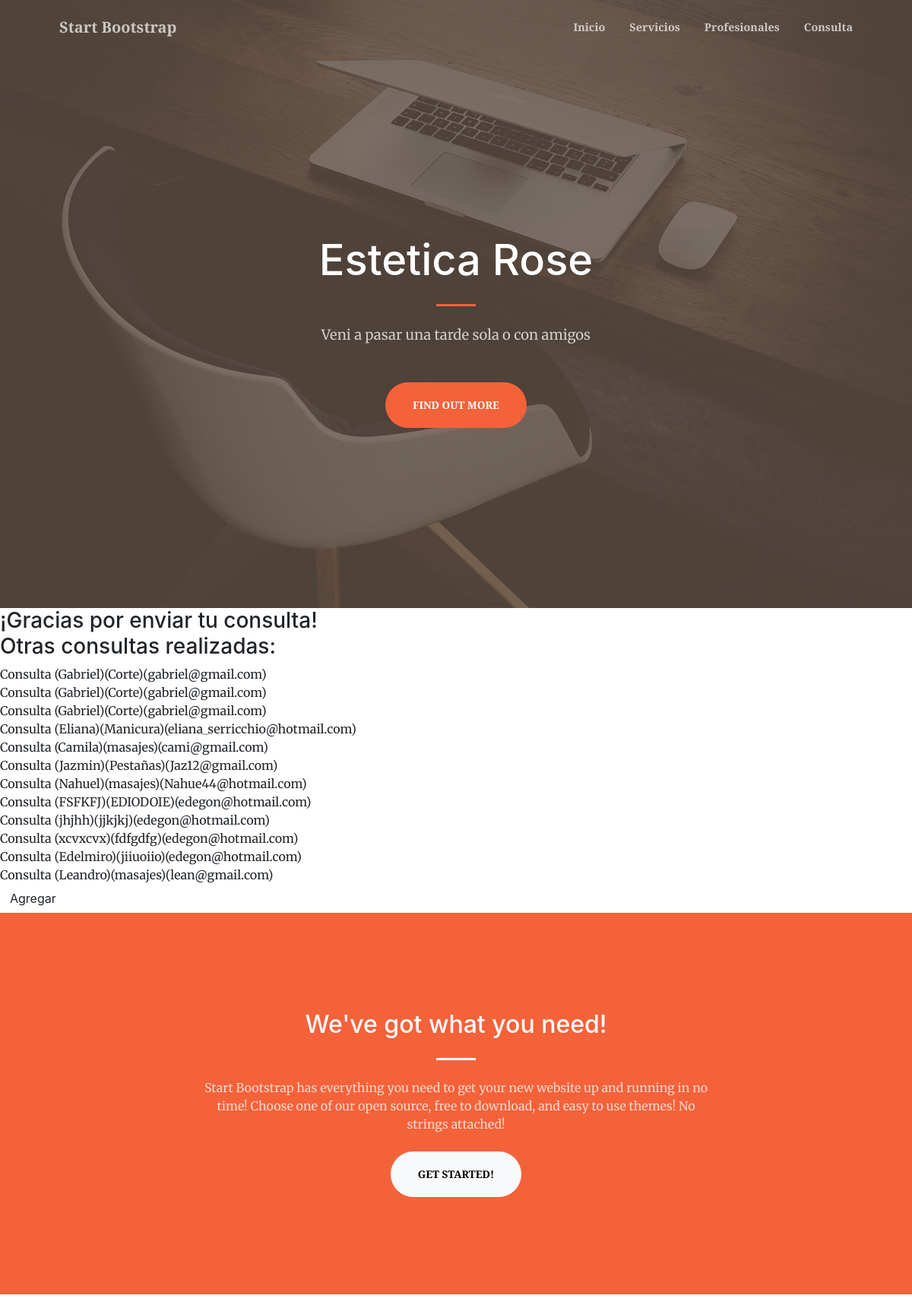
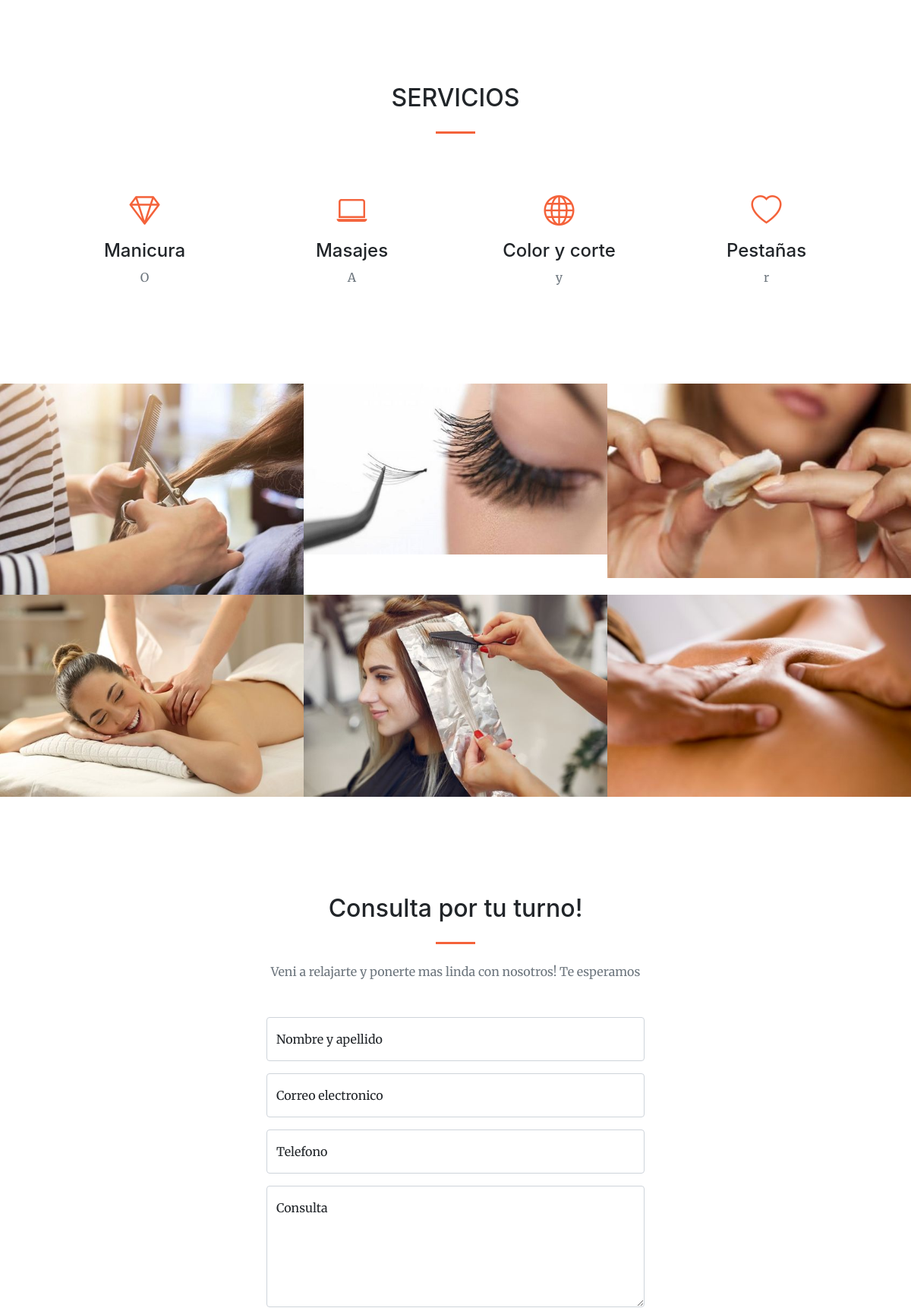
Page /inicio/consultas (signed in, upper part) on the committed database (2 pictures, top to bottom).
### AppCoder/models.py (models this page shows)
class Consulta(Model):
    nombre = CharField(max_length=40)
    servicio = CharField(max_length=40)
    mail = EmailField()
    def __str__ (self) -> str: #formulario
        return f'Consulta ({self.nombre})({self.servicio})({self.mail})'

### AppCoder/views.py (the view)
# urls.py: path("consultas", consulta,name="Consultas"),
@login_required
def consulta(request):
 return render(request, "AppCoder/consulta.html", {'consulta': Consulta.objects.all()})

### templates/AppCoder/consulta.html (shortened to what this page needs)
{% extends 'AppCoder/padre.html' %}
{% block contenidoQueCambia %}
    <h3> ¡Gracias por enviar tu consulta!
        <br>
        Otras consultas realizadas:
        <br>
    </h3>
    {% for consulta in consulta %}
        {{consulta}}
        <br>
    {% endfor %}
          <a class="btn -primary" href="{% url 'consulta_formulario' %}">Agregar<a/>
{% endblock %}

### rows in the picture
Consulta: nombre+servicio+mail "Consulta (Gabriel)(Corte)(gabriel@gmail.com)"
Consulta: nombre+servicio+mail "Consulta (Gabriel)(Corte)(gabriel@gmail.com)"
Consulta: nombre+servicio+mail "Consulta (Gabriel)(Corte)(gabriel@gmail.com)"
Consulta: nombre+servicio+mail "Consulta (Eliana)(Manicura)(eliana_serricchio@hotmail.com)"
Consulta: nombre+servicio+mail "Consulta (Camila)(masajes)(cami@gmail.com)"
Consulta: nombre+servicio+mail "Consulta (Jazmin)(Pestañas)(Jaz12@gmail.com)"
Consulta: nombre+servicio+mail "Consulta (Nahuel)(masajes)(Nahue44@hotmail.com)"
Consulta: nombre+servicio+mail "Consulta (FSFKFJ)(EDIODOIE)(edegon@hotmail.com)"
Consulta: nombre+servicio+mail "Consulta (jhjhh)(jjkjkj)(edegon@hotmail.com)"
Consulta: nombre+servicio+mail "Consulta (xcvxcvx)(fdfgdfg)(edegon@hotmail.com)"
Consulta: nombre+servicio+mail "Consulta (Edelmiro)(jiiuoiio)(edegon@hotmail.com)"
Consulta: nombre+servicio+mail "Consulta (Leandro)(masajes)(lean@gmail.com)"
